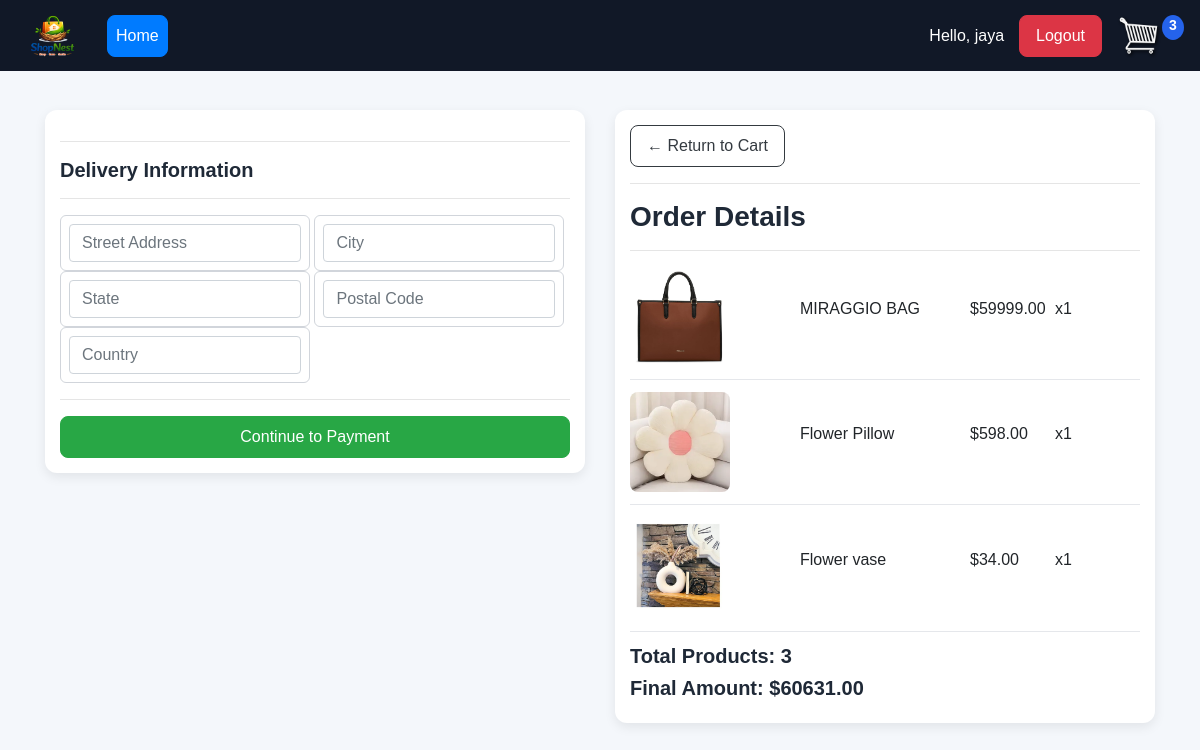
The app's page /checkout/ (signed in) with its own data.
### store/models.py (models this page shows, shortened)
class OrderItem(models.Model):
	product = models.ForeignKey(
		Product,
		on_delete=models.SET_NULL,
		null=True
	)
	order = models.ForeignKey(
		Order,
		on_delete=models.SET_NULL,
		null=True
	)
	quantity = models.IntegerField(
		default=0,
		null=True,
		blank=True
	)
	date_added = models.DateTimeField(
		auto_now_add=True
	)
	@property
	def get_total(self):
		total = self.product.price * self.quantity
		return total

class Product(models.Model):
	name = models.CharField(
		max_length=200
	)
	price = models.FloatField()
	digital = models.BooleanField(
		default=False,
		null=True,
		blank=True
	)
	image = models.ImageField(
		null=True,
		blank=True
	)
	@property
	def imageURL(self):
		try:
			url = self.image.url
		except:
			url = ''
		return url

class Order(models.Model):
	customer = models.ForeignKey(
		Customer,
		on_delete=models.SET_NULL,
		null=True,
		blank=True
	)
	date_ordered = models.DateTimeField(
		auto_now_add=True
	)
	complete = models.BooleanField(
		default=False
	)
	transaction_id = models.CharField(
		max_length=100,
		null=True
	)
	@property
	def shipping(self):
		shipping = False
		orderitems = self.orderitem_set.all()
		for i in orderitems:
			if i.product.digital == False:
				shipping = True
		return shipping
	@property
	def get_cart_total(self):
		orderitems = self.orderitem_set.all()
		total = sum([
			item.get_total for item in orderitems
		])
		return total
	@property
	def get_cart_items(self):
		orderitems = self.orderitem_set.all()
		total = sum([
			item.quantity for item in orderitems
		])
		return total

### store/views.py (the view)
# urls.py: path('checkout/', views.checkout, name="checkout"),
@login_required(login_url='login')
def checkout(request):
	data = cartData(request)
	cartItems = data['cartItems']
	order = data['order']
	items = data['items']
	context = {
		'items':items,
		'order':order,
		'cartItems':cartItems
	}
	return render(request, 'store/checkout.html', context)

### store/utils.py (called while the page is built)
def cartData(request):
	if request.user.is_authenticated:
		customer = request.user.customer
		order, created = Order.objects.get_or_create(
			customer=customer,
			complete=False
		)
		items = order.orderitem_set.all()
		cartItems = order.get_cart_items
	else:
		cookieData = cookieCart(request)
		cartItems = cookieData['cartItems']
		order = cookieData['order']
		items = cookieData['items']
	return {
		'cartItems':cartItems,
		'order':order,
		'items':items
	}

### store/templates/store/checkout.html (shortened to what this page needs)
{% extends 'store/main.html' %}
{% load static %}
{% block content %}
<div class="row">
	<div class="col-lg-6">
		<div class="box-element" id="form-wrapper">
			<form id="form">
				<div id="shipping-info">
					<hr>
					<h5>Delivery Information</h5>
					<hr>
					<div class="form-field">
						<input class="form-control"
						type="text"
						name="address"
						placeholder="Street Address">
					</div>
					<div class="form-field">
						<input class="form-control"
						type="text"
						name="city"
						placeholder="City">
					</div>
					<div class="form-field">
						<input class="form-control"
						type="text"
						name="state"
						placeholder="State">
					</div>
					<div class="form-field">
						<input class="form-control"
						type="text"
						name="zipcode"
						placeholder="Postal Code">
					</div>
					<div class="form-field">
						<input class="form-control"
						type="text"
						name="country"
						placeholder="Country">
					</div>
				</div>
				<hr>
				<input id="form-button"
				class="btn btn-success btn-block"
				type="submit"
				value="Continue to Payment">
			</form>
		</div>
		<br>
	</div>
	<div class="col-lg-6">
		<div class="box-element">
			<a class="btn btn-outline-dark"
			href="{% url 'cart' %}">
			&#x2190; Return to Cart
			</a>
			<hr>
			<h3>Order Details</h3>
			<hr>
			{% for item in items %}
			<div class="cart-row">
				<div style="flex:2">
					<img class="row-image" src="{{item.product.imageURL}}">
				</div>
				<div style="flex:2">
					<p>{{item.product.name}}</p>
				</div>
				<div style="flex:1">
					<p>${{item.product.price|floatformat:2}}</p>
				</div>
				<div style="flex:1">
					<p>x{{item.quantity}}</p>
				</div>
			</div>
			{% endfor %}
			<h5>Total Products: {{order.get_cart_items}}</h5>
			<h5>
				Final Amount:
				${{order.get_cart_total|floatformat:2}}
			</h5>
		</div>
	</div>
</div>
{% endblock content %}

### store/templates/store/main.html (shortened to what this page needs)
<!DOCTYPE html>
{% load static %}
<html>
<head>
	<link rel="stylesheet"
	href="https://stackpath.bootstrapcdn.com/bootstrap/4.4.1/css/bootstrap.min.css"
>
	<link rel="stylesheet"
	type="text/css"
	href="{% static 'css/main.css' %}">
</head>
<body>
	<nav class="navbar navbar-expand-lg navbar-dark bg-dark">
	  <a class="navbar-brand" href="{% url 'home' %}">
	  	<img class="nav-logo"
	  	src="{% static 'images/logo.png' %}">
	  </a>
	  <div class="collapse navbar-collapse"
	  id="navbarSupportedContent">
	    <ul class="navbar-nav mr-auto">
	      <li class="nav-item active">
	        <a class="nav-link btn btn-primary"
	        href="{% url 'home' %}">
	        Home
	    	</a>
	      </li>
	    </ul>
	    <div class="form-inline my-2 my-lg-0">
    {% if request.user.is_authenticated %}
        <span style="color:white; margin-right:15px;">
            Hello, {{request.user}}
        </span>
        <a href="{% url 'logout' %}"
        class="btn btn-danger">
        Logout
        </a>
    {% else %}
        <a href="{% url 'login' %}"
        class="btn btn-success">
        Login
        </a>
    {% endif %}
    <a href="{% url 'cart' %}">
        <img id="cart-icon"
        src="{% static 'images/cart.png' %}">
    </a>
    <p id="cart-total">{{cartItems}}</p>
</div>
	  </div>
	</nav>
    <div class="container">
        <br>
        {% block content %}
        {% endblock content %}
    </div>
</body>
</html>

### static/css/main.css (style rules this page uses)
body { background-color: #f4f7fb; font-family: Arial, Helvetica, sans-serif; }
h1,h2,h3,h4,h5,h6 { color:#1f2937; font-weight: 600; }
.box-element { box-shadow: 0 4px 12px rgba(0,0,0,0.08); background-color: #ffffff; border-radius: 12px; padding: 15px; transition: 0.3s ease; }
.nav-logo { height:75px; margin-top: -10px; margin-bottom: -20px; }
.bg-dark { background-color: #111827!important; }
#cart-icon { width:45px; display: inline-block; margin-left: 15px; }
#cart-total { display: block; text-align: center; color:white; font-weight: bold; background-color: #2563eb; width: 22px; height: 25px; border-radius: 50%; font-size: 14px; }
.col-lg-4, .col-lg-6, .col-lg-8, .col-lg-12 { margin-top: 15px; }
.btn { border-radius: 8px; padding: 8px 16px; font-weight: 500; transition: 0.3s ease; }
.row-image { width: 100px; border-radius: 8px; }
.form-field { width:250px; display: inline-block; padding: 8px; border-radius: 6px; border: 1px solid #d1d5db; }
.cart-row { display: flex; align-items: center; padding-bottom: 12px; margin-bottom: 12px; border-bottom: 1px solid #e5e7eb; }

### records on screen
OrderItem: product.imageURL (picture), product.name "MIRAGGIO BAG", product.price "59999.00", quantity "1"
OrderItem: product.imageURL (picture), product.name "Flower Pillow", product.price "598.00", quantity "1"
OrderItem: product.imageURL (picture), product.name "Flower vase", product.price "34.00", quantity "1"
Order: get_cart_items "3", get_cart_total "60631.00"

### other values on screen
{{ request.user }} "jaya"
{{ cartItems }} "3"
